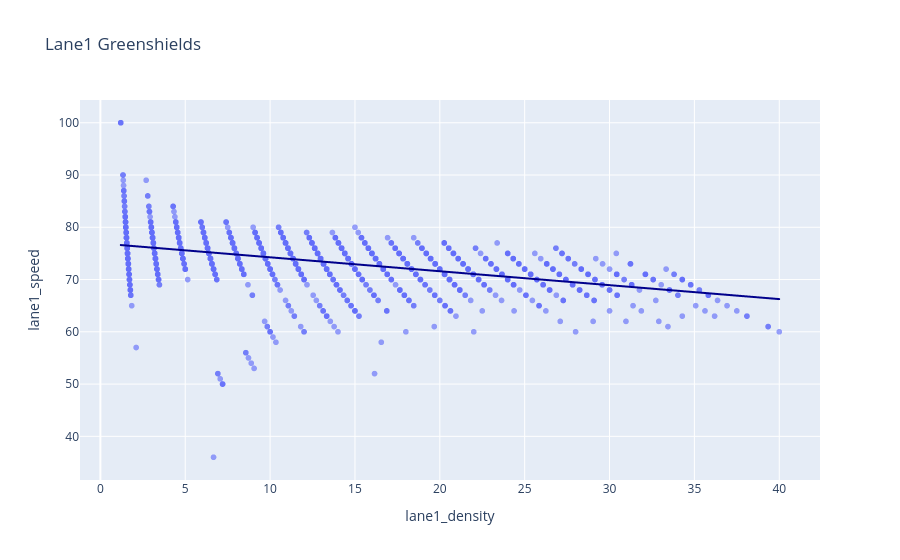

Notebook code for this chart:
### Code cell
import plotly.express as px 

greenshields_fig1 = px.scatter(
    traffic_df,
    x="lane1_density",
    y="lane1_speed",
    opacity=0.65,
    trendline="ols",
    trendline_color_override="darkblue",
    title="Lane1 Greenshields"
)

greenshields_fig1.show()

### Figure 1 — Plotly figure (JSON) as saved in the notebook; plotly's stock layout.template omitted (floating-point values rounded to 4 significant figures; data arrays with more than 128 entries replaced by an {"elided": "..."} marker saying what was removed)
{"data": [{"hovertemplate": "lane1_density=%{x}<br>lane1_speed=%{y}<extra></extra>", "legendgroup": "", "marker": {"color": "#636efa", "opacity": 0.65, "symbol": "circle"}, "mode": "markers", "name": "", "showlegend": false, "type": "scattergl", "x": {"elided": "2552 float values"}, "xaxis": "x", "y": {"elided": "2552 float values"}, "yaxis": "y"}, {"hovertemplate": "<b>OLS trendline</b><br>lane1_speed = -0.266547 * lane1_density + 76.9215<br>R<sup>2</sup>=0.236213<br><br>lane1_density=%{x}<br>lane1_speed=%{y} <b>(trend)</b><extra></extra>", "legendgroup": "", "line": {"color": "darkblue"}, "marker": {"color": "#636efa", "symbol": "circle"}, "mode": "lines", "name": "", "showlegend": false, "type": "scattergl", "x": {"elided": "2205 float values"}, "xaxis": "x", "y": {"elided": "2205 float values"}, "yaxis": "y"}], "layout": {"legend": {"tracegroupgap": 0}, "title": {"text": "Lane1 Greenshields"}, "xaxis": {"anchor": "y", "domain": [0, 1], "title": {"text": "lane1_density"}}, "yaxis": {"anchor": "x", "domain": [0, 1], "title": {"text": "lane1_speed"}}}}
